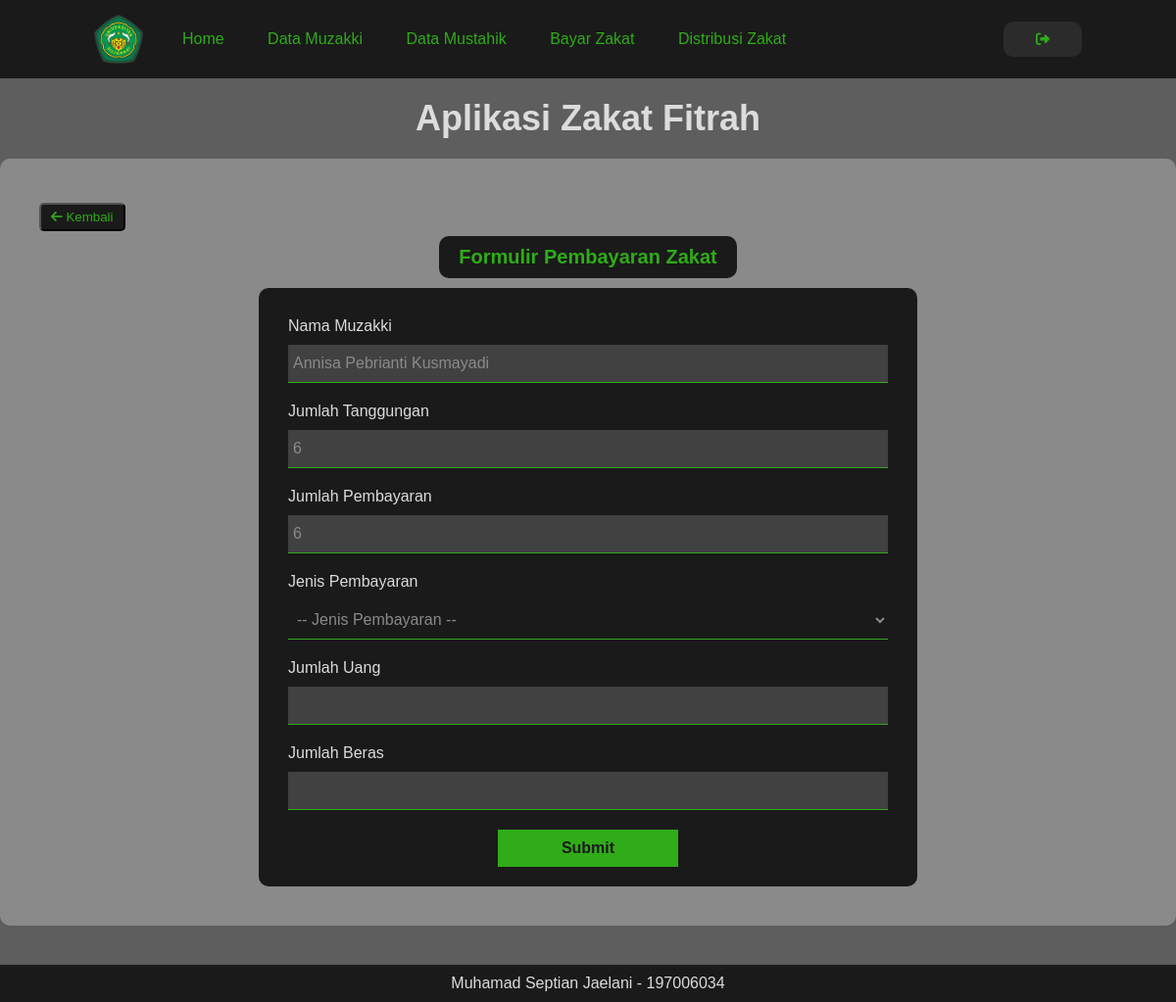
Page /includes/bayar-zakat/add-bayar-zakat/add-bayar-zakat-form.php?id=2 (signed in) on the committed database.
### tables this page shows
CREATE TABLE `muzakki_bayar` (
  `id_muzakki_bayar` int(11) NOT NULL,
  `nama_muzakki` varchar(100) DEFAULT NULL,
  `jumlah_tanggupan` int(10) DEFAULT NULL,
  `keterangan` varchar(25) DEFAULT NULL
);

### includes/bayar-zakat/add-bayar-zakat/add-bayar-zakat-form.php (the view, shortened to what this page needs)
<?php
require "../../../header.php";
require "../../dbh.inc.php";
$id = $_GET['id'];
$query_muzakki_bayar = mysqli_query($conn,"select * from muzakki_bayar where id_muzakki_bayar='$id'");
?>
<main>
    <div class="wrapper-main">
        <h1 class="main-title">Aplikasi Zakat Fitrah</h1>
        <section class="section-default">
            <div class="button-box">
                <button onclick="history.back()">
                    <i class="fas fa-arrow-left"></i>
                    Kembali
                </button>
            </div>
            <h3 class="page-title">Formulir Pembayaran Zakat</h3>
            <?php while ($data = mysqli_fetch_array($query_muzakki_bayar)) :?>
                <form class="form-signup" action="add-bayar-zakat.inc.php?id=<?php echo $id?>" method="post">
                    <label for="nama_muzakki">Nama Muzakki</label>
                    <input type="text" id="nama_muzakki" name="nama_muzakki" class="readonly" value="<?php echo $data["nama_muzakki"]?>" readonly >
                    <label for="jml_tngpn">Jumlah Tanggungan</label>
                    <input type="number" id="jml_tngpn" name="jml_tngpn" class="readonly" value="<?php echo $data["jumlah_tanggupan"]?>" readonly >
                    <label for="jml_bayar">Jumlah Pembayaran</label>
                    <input type="number" id="jml_bayar" name="jml_bayar" class="readonly" value="<?php echo $data["jumlah_tanggupan"]?>" readonly >
                    <label for="jenis">Jenis Pembayaran</label>
                    <select id="jenis" name="jenis">
                        <option value=""> -- Jenis Pembayaran -- </option>
                    </select>
                    <label for="jml_uang">Jumlah Uang</label>
                    <input type="number" id="jml_uang" name="jml_uang" class="readonly" readonly >
                    <label for="jml_beras">Jumlah Beras</label>
                    <input type="number" step="any" id="jml_beras" name="jml_beras" class="readonly" readonly >
                    <button type="submit" name="bayar-zakat-submit">Submit</button>
                </form>
            <?php endwhile;?>
        </section>
    </div>
</main>
<?php
require "../../../footer.php";
?>

### styles/style.css (style rules this page uses)
:root { --primary: #5E5E5E; --secondary: #1A1A1A; --inner-bg: #8A8A8A; --accent: #2FAC18; --text: #dcdcdc; --danger: rgb(248, 47, 47); --success: #20c2f3; --add: #0059bf; --warning: #d7a201; }
* { margin: 0; padding: 0; box-sizing: border-box; }
body { margin: 0; width: 100%; height: 100vh; display: flex; flex-direction: column; background: var(--primary); font-family: sans-serif; }
main { margin: 20px 0; padding: 0; }
.wrapper-main { margin: 0 auto; max-width: 1200px; }
.main-title { margin: 0 auto 20px; font-size: 36px; color: var(--text); text-align: center; }
.section-default { width: 100%; margin: 0 auto 20px; padding: 40px; border-radius: 10px; background-color: var(--inner-bg); }
.page-title { width: fit-content; margin: 0 auto 10px; text-align: center; font-size: 20px; padding: 10px 20px; color: var(--accent); background-color: var(--secondary); border-radius: 10px; }
.form-signup { display: flex; flex-direction: column; justify-content: center; align-items: center; width: 60%; margin: 0 auto; padding: 20px 30px; background-color: var(--secondary); border-radius: 10px; }
.form-signup input, .form-signup select { width: 100%; margin: 10px auto; padding: 10px 5px ; border: none; outline: none; font-size: 16px; color: var(--inner-bg); background: none; border-bottom: 1px solid var(--accent); }
.form-signup label { width: 100%; margin-top: 10px; text-align: left; color: var(--text); }
.form-signup select option { color: var(--inner-bg); background-color: var(--secondary); }
.form-signup button { width: 30%; margin: 10px auto 0; padding: 10px; background-color: var(--accent); font-size: 16px; font-weight: bold; color: var(--secondary); border: none; cursor: pointer; transition: linear 0.2s; }
.form-signup .readonly { background-color: #414141; color: var(--inner-bg); }
.button-box { display: flex; justify-content: space-between; align-items: center; width: 100%; margin: 5px auto; }
.button-box button { margin: 0; padding: 5px 10px; background-color: var(--secondary); border-radius: 5px; color: var(--accent); cursor: pointer; transition: linear 0.2s; }

### rows in the picture
muzakki_bayar: nama_muzakki "Annisa Pebrianti Kusmayadi", jml_tngpn "6", jml_bayar "6"
